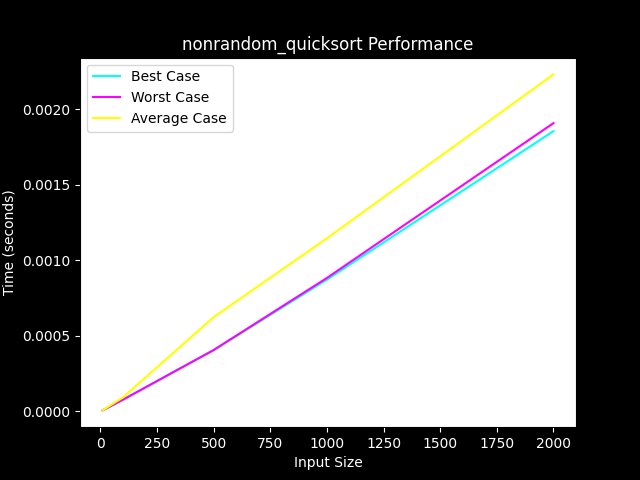

Generate this figure with Python:
import matplotlib.pyplot as matplt
import timeit as t
import random as rand


def nonrandom_quicksort(array):
    if len(array) <= 1:
        return array
    pivot = array[len(array) // 2]
    lesser = [x for x in array if x < pivot]
    equal = [x for x in array if x == pivot]
    greater = [x for x in array if x > pivot]
    return nonrandom_quicksort(lesser) + equal + nonrandom_quicksort(greater)

def bestcase_in(n):
    return list(range(1, n+1))

def worstcase_in(n):
    return list(range(n, 0, -1))

def average_in(n):
    return [rand.randint(1, 1000) for _ in range(n)]

def benchmark(sort_function, input_generator, sizes, repetitions):
    results = []
    for size in sizes:
        input_data = input_generator(size)
        time = t.timeit(lambda: sort_function(input_data.copy()), number=repetitions)
        results.append(time / repetitions)
    return results

sizes = [10, 100, 500, 1000, 2000]
repetitions = 10

bestcase_times = benchmark(nonrandom_quicksort, bestcase_in, sizes, repetitions)
worstcase_times = benchmark(nonrandom_quicksort, worstcase_in, sizes, repetitions)
averagecase_times = benchmark(nonrandom_quicksort, average_in, sizes, repetitions)

matplt.figure(facecolor='black') 

matplt.plot(sizes, bestcase_times, label='Best Case', color='cyan') 
matplt.plot(sizes, worstcase_times, label='Worst Case', color='magenta')  
matplt.plot(sizes, averagecase_times, label='Average Case', color='yellow')   

matplt.xlabel('Input Size', color='white')  
matplt.ylabel('Time (seconds)', color='white')  
matplt.title('nonrandom_quicksort Performance', color='white')  
matplt.legend()

matplt.tick_params(axis='x', colors='white')
matplt.tick_params(axis='y', colors='white')

matplt.show()
